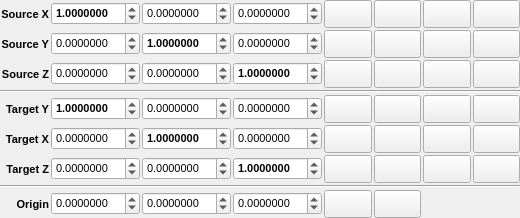
<?xml version="1.0" encoding="UTF-8"?>
<ui version="4.0">
 <class>TransformConvertPopup</class>
 <widget class="QWidget" name="TransformConvertPopup">
  <property name="geometry">
   <rect>
    <x>0</x>
    <y>0</y>
    <width>520</width>
    <height>218</height>
   </rect>
  </property>
  <property name="sizePolicy">
   <sizepolicy hsizetype="Minimum" vsizetype="Minimum">
    <horstretch>0</horstretch>
    <verstretch>0</verstretch>
   </sizepolicy>
  </property>
  <property name="font">
   <font>
    <pointsize>8</pointsize>
   </font>
  </property>
  <property name="windowTitle">
   <string>Transform Convert Popup</string>
  </property>
  <layout class="QGridLayout" name="gridLayout">
   <property name="margin">
    <number>0</number>
   </property>
   <property name="spacing">
    <number>2</number>
   </property>
   <item row="2" column="4">
    <widget class="QPushButton" name="SourcePickYButton">
     <property name="sizePolicy">
      <sizepolicy hsizetype="MinimumExpanding" vsizetype="Expanding">
       <horstretch>0</horstretch>
       <verstretch>0</verstretch>
      </sizepolicy>
     </property>
     <property name="minimumSize">
      <size>
       <width>0</width>
       <height>0</height>
      </size>
     </property>
     <property name="maximumSize">
      <size>
       <width>300</width>
       <height>300</height>
      </size>
     </property>
     <property name="toolTip">
      <string>Choose two atoms to define the Y axis</string>
     </property>
     <property name="text">
      <string/>
     </property>
     <property name="icon">
      <iconset resource="icons.qrc">
       <normaloff>:/basic/icons/basic_pick.svg</normaloff>:/basic/icons/basic_pick.svg</iconset>
     </property>
     <property name="iconSize">
      <size>
       <width>16</width>
       <height>16</height>
      </size>
     </property>
     <property name="checkable">
      <bool>true</bool>
     </property>
     <property name="autoExclusive">
      <bool>true</bool>
     </property>
    </widget>
   </item>
   <item row="9" column="0" colspan="8">
    <widget class="Line" name="line_2">
     <property name="orientation">
      <enum>Qt::Horizontal</enum>
     </property>
    </widget>
   </item>
   <item row="10" column="1">
    <widget class="TExponentialSpin" name="OriginXSpin">
     <property name="sizePolicy">
      <sizepolicy hsizetype="Expanding" vsizetype="Fixed">
       <horstretch>0</horstretch>
       <verstretch>0</verstretch>
      </sizepolicy>
     </property>
     <property name="toolTip">
      <string>X-component of the Z-axis</string>
     </property>
     <property name="decimals">
      <number>7</number>
     </property>
     <property name="minimum">
      <double>-10.000000000000000</double>
     </property>
     <property name="maximum">
      <double>10.000000000000000</double>
     </property>
    </widget>
   </item>
   <item row="0" column="6">
    <widget class="QPushButton" name="OrthogonaliseXButton">
     <property name="sizePolicy">
      <sizepolicy hsizetype="MinimumExpanding" vsizetype="Expanding">
       <horstretch>0</horstretch>
       <verstretch>0</verstretch>
      </sizepolicy>
     </property>
     <property name="minimumSize">
      <size>
       <width>0</width>
       <height>0</height>
      </size>
     </property>
     <property name="maximumSize">
      <size>
       <width>300</width>
       <height>300</height>
      </size>
     </property>
     <property name="toolTip">
      <string>Orthogonalise vector w.r.t. Y-axis</string>
     </property>
     <property name="text">
      <string/>
     </property>
     <property name="icon">
      <iconset resource="icons.qrc">
       <normaloff>:/vector/icons/vector_orthogonalise.svg</normaloff>:/vector/icons/vector_orthogonalise.svg</iconset>
     </property>
     <property name="iconSize">
      <size>
       <width>16</width>
       <height>16</height>
      </size>
     </property>
    </widget>
   </item>
   <item row="2" column="2">
    <widget class="TExponentialSpin" name="SourceMatrixYYSpin">
     <property name="sizePolicy">
      <sizepolicy hsizetype="Expanding" vsizetype="Fixed">
       <horstretch>0</horstretch>
       <verstretch>0</verstretch>
      </sizepolicy>
     </property>
     <property name="font">
      <font>
       <weight>75</weight>
       <bold>true</bold>
      </font>
     </property>
     <property name="toolTip">
      <string>Y-component of the Y-axis</string>
     </property>
     <property name="decimals">
      <number>7</number>
     </property>
     <property name="minimum">
      <double>-10.000000000000000</double>
     </property>
     <property name="maximum">
      <double>10.000000000000000</double>
     </property>
     <property name="value">
      <double>1.000000000000000</double>
     </property>
    </widget>
   </item>
   <item row="0" column="7">
    <widget class="QPushButton" name="SourceGenerateXButton">
     <property name="sizePolicy">
      <sizepolicy hsizetype="MinimumExpanding" vsizetype="Expanding">
       <horstretch>0</horstretch>
       <verstretch>0</verstretch>
      </sizepolicy>
     </property>
     <property name="minimumSize">
      <size>
       <width>0</width>
       <height>0</height>
      </size>
     </property>
     <property name="maximumSize">
      <size>
       <width>300</width>
       <height>300</height>
      </size>
     </property>
     <property name="toolTip">
      <string>Generate axis from cross product of other axes</string>
     </property>
     <property name="text">
      <string/>
     </property>
     <property name="icon">
      <iconset resource="icons.qrc">
       <normaloff>:/vector/icons/vector_generatexp.svg</normaloff>:/vector/icons/vector_generatexp.svg</iconset>
     </property>
     <property name="iconSize">
      <size>
       <width>16</width>
       <height>16</height>
      </size>
     </property>
    </widget>
   </item>
   <item row="5" column="0">
    <widget class="QLabel" name="label_7">
     <property name="sizePolicy">
      <sizepolicy hsizetype="Minimum" vsizetype="Preferred">
       <horstretch>0</horstretch>
       <verstretch>0</verstretch>
      </sizepolicy>
     </property>
     <property name="font">
      <font>
       <weight>75</weight>
       <bold>true</bold>
      </font>
     </property>
     <property name="text">
      <string>Target Y</string>
     </property>
     <property name="alignment">
      <set>Qt::AlignRight|Qt::AlignTrailing|Qt::AlignVCenter</set>
     </property>
    </widget>
   </item>
   <item row="4" column="0" colspan="8">
    <widget class="Line" name="line">
     <property name="orientation">
      <enum>Qt::Horizontal</enum>
     </property>
    </widget>
   </item>
   <item row="10" column="5">
    <widget class="QPushButton" name="OriginCellCentreButton">
     <property name="sizePolicy">
      <sizepolicy hsizetype="Minimum" vsizetype="Expanding">
       <horstretch>0</horstretch>
       <verstretch>0</verstretch>
      </sizepolicy>
     </property>
     <property name="minimumSize">
      <size>
       <width>32</width>
       <height>0</height>
      </size>
     </property>
     <property name="maximumSize">
      <size>
       <width>300</width>
       <height>300</height>
      </size>
     </property>
     <property name="toolTip">
      <string>Define origin from cell centre</string>
     </property>
     <property name="text">
      <string/>
     </property>
     <property name="icon">
      <iconset>
       <normaloff>:/stackicons/icons/stack_celldefine.svg</normaloff>:/stackicons/icons/stack_celldefine.svg</iconset>
     </property>
     <property name="iconSize">
      <size>
       <width>16</width>
       <height>16</height>
      </size>
     </property>
    </widget>
   </item>
   <item row="2" column="3">
    <widget class="TExponentialSpin" name="SourceMatrixYZSpin">
     <property name="sizePolicy">
      <sizepolicy hsizetype="Expanding" vsizetype="Fixed">
       <horstretch>0</horstretch>
       <verstretch>0</verstretch>
      </sizepolicy>
     </property>
     <property name="toolTip">
      <string>Z-component of the Y-axis</string>
     </property>
     <property name="decimals">
      <number>7</number>
     </property>
     <property name="minimum">
      <double>-10.000000000000000</double>
     </property>
     <property name="maximum">
      <double>10.000000000000000</double>
     </property>
    </widget>
   </item>
   <item row="3" column="0">
    <widget class="QLabel" name="label_3">
     <property name="sizePolicy">
      <sizepolicy hsizetype="Minimum" vsizetype="Preferred">
       <horstretch>0</horstretch>
       <verstretch>0</verstretch>
      </sizepolicy>
     </property>
     <property name="font">
      <font>
       <weight>75</weight>
       <bold>true</bold>
      </font>
     </property>
     <property name="text">
      <string>Source Z</string>
     </property>
     <property name="alignment">
      <set>Qt::AlignRight|Qt::AlignTrailing|Qt::AlignVCenter</set>
     </property>
    </widget>
   </item>
   <item row="10" column="2">
    <widget class="TExponentialSpin" name="OriginYSpin">
     <property name="sizePolicy">
      <sizepolicy hsizetype="Expanding" vsizetype="Fixed">
       <horstretch>0</horstretch>
       <verstretch>0</verstretch>
      </sizepolicy>
     </property>
     <property name="toolTip">
      <string>X-component of the Z-axis</string>
     </property>
     <property name="decimals">
      <number>7</number>
     </property>
     <property name="minimum">
      <double>-10.000000000000000</double>
     </property>
     <property name="maximum">
      <double>10.000000000000000</double>
     </property>
    </widget>
   </item>
   <item row="10" column="4">
    <widget class="QPushButton" name="DefineOriginButton">
     <property name="sizePolicy">
      <sizepolicy hsizetype="Minimum" vsizetype="Expanding">
       <horstretch>0</horstretch>
       <verstretch>0</verstretch>
      </sizepolicy>
     </property>
     <property name="minimumSize">
      <size>
       <width>0</width>
       <height>0</height>
      </size>
     </property>
     <property name="maximumSize">
      <size>
       <width>300</width>
       <height>300</height>
      </size>
     </property>
     <property name="toolTip">
      <string>Define origin from current selection</string>
     </property>
     <property name="text">
      <string/>
     </property>
     <property name="icon">
      <iconset resource="icons.qrc">
       <normaloff>:/basic/icons/basic_define.svg</normaloff>:/basic/icons/basic_define.svg</iconset>
     </property>
     <property name="iconSize">
      <size>
       <width>16</width>
       <height>16</height>
      </size>
     </property>
    </widget>
   </item>
   <item row="3" column="1">
    <widget class="TExponentialSpin" name="SourceMatrixZXSpin">
     <property name="sizePolicy">
      <sizepolicy hsizetype="Expanding" vsizetype="Fixed">
       <horstretch>0</horstretch>
       <verstretch>0</verstretch>
      </sizepolicy>
     </property>
     <property name="toolTip">
      <string>X-component of the Z-axis</string>
     </property>
     <property name="decimals">
      <number>7</number>
     </property>
     <property name="minimum">
      <double>-10.000000000000000</double>
     </property>
     <property name="maximum">
      <double>10.000000000000000</double>
     </property>
    </widget>
   </item>
   <item row="2" column="6">
    <widget class="QPushButton" name="OrthogonaliseYButton">
     <property name="sizePolicy">
      <sizepolicy hsizetype="MinimumExpanding" vsizetype="Expanding">
       <horstretch>0</horstretch>
       <verstretch>0</verstretch>
      </sizepolicy>
     </property>
     <property name="minimumSize">
      <size>
       <width>0</width>
       <height>0</height>
      </size>
     </property>
     <property name="maximumSize">
      <size>
       <width>300</width>
       <height>300</height>
      </size>
     </property>
     <property name="toolTip">
      <string>Orthogonalise vector w.r.t. X-axis</string>
     </property>
     <property name="text">
      <string/>
     </property>
     <property name="icon">
      <iconset resource="icons.qrc">
       <normaloff>:/vector/icons/vector_orthogonalise.svg</normaloff>:/vector/icons/vector_orthogonalise.svg</iconset>
     </property>
     <property name="iconSize">
      <size>
       <width>16</width>
       <height>16</height>
      </size>
     </property>
    </widget>
   </item>
   <item row="0" column="0">
    <widget class="QLabel" name="label">
     <property name="sizePolicy">
      <sizepolicy hsizetype="Minimum" vsizetype="Preferred">
       <horstretch>0</horstretch>
       <verstretch>0</verstretch>
      </sizepolicy>
     </property>
     <property name="font">
      <font>
       <weight>75</weight>
       <bold>true</bold>
      </font>
     </property>
     <property name="text">
      <string>Source X</string>
     </property>
     <property name="alignment">
      <set>Qt::AlignRight|Qt::AlignTrailing|Qt::AlignVCenter</set>
     </property>
    </widget>
   </item>
   <item row="0" column="4">
    <widget class="QPushButton" name="SourcePickXButton">
     <property name="sizePolicy">
      <sizepolicy hsizetype="MinimumExpanding" vsizetype="Expanding">
       <horstretch>0</horstretch>
       <verstretch>0</verstretch>
      </sizepolicy>
     </property>
     <property name="minimumSize">
      <size>
       <width>0</width>
       <height>0</height>
      </size>
     </property>
     <property name="maximumSize">
      <size>
       <width>300</width>
       <height>300</height>
      </size>
     </property>
     <property name="toolTip">
      <string>Choose two atoms to define the X axis</string>
     </property>
     <property name="text">
      <string/>
     </property>
     <property name="icon">
      <iconset resource="icons.qrc">
       <normaloff>:/basic/icons/basic_pick.svg</normaloff>:/basic/icons/basic_pick.svg</iconset>
     </property>
     <property name="iconSize">
      <size>
       <width>16</width>
       <height>16</height>
      </size>
     </property>
     <property name="checkable">
      <bool>true</bool>
     </property>
     <property name="autoExclusive">
      <bool>true</bool>
     </property>
    </widget>
   </item>
   <item row="3" column="4">
    <widget class="QPushButton" name="SourcePickZButton">
     <property name="enabled">
      <bool>true</bool>
     </property>
     <property name="sizePolicy">
      <sizepolicy hsizetype="MinimumExpanding" vsizetype="Expanding">
       <horstretch>0</horstretch>
       <verstretch>0</verstretch>
      </sizepolicy>
     </property>
     <property name="minimumSize">
      <size>
       <width>0</width>
       <height>0</height>
      </size>
     </property>
     <property name="maximumSize">
      <size>
       <width>300</width>
       <height>300</height>
      </size>
     </property>
     <property name="toolTip">
      <string>Choose two atoms to define the Z axis</string>
     </property>
     <property name="text">
      <string/>
     </property>
     <property name="icon">
      <iconset resource="icons.qrc">
       <normaloff>:/basic/icons/basic_pick.svg</normaloff>:/basic/icons/basic_pick.svg</iconset>
     </property>
     <property name="iconSize">
      <size>
       <width>16</width>
       <height>16</height>
      </size>
     </property>
     <property name="checkable">
      <bool>true</bool>
     </property>
     <property name="autoExclusive">
      <bool>true</bool>
     </property>
    </widget>
   </item>
   <item row="0" column="1">
    <widget class="TExponentialSpin" name="SourceMatrixXXSpin">
     <property name="sizePolicy">
      <sizepolicy hsizetype="Expanding" vsizetype="Fixed">
       <horstretch>0</horstretch>
       <verstretch>0</verstretch>
      </sizepolicy>
     </property>
     <property name="font">
      <font>
       <weight>75</weight>
       <bold>true</bold>
      </font>
     </property>
     <property name="toolTip">
      <string>X-component of the X-axis</string>
     </property>
     <property name="decimals">
      <number>7</number>
     </property>
     <property name="minimum">
      <double>-10.000000000000000</double>
     </property>
     <property name="maximum">
      <double>10.000000000000000</double>
     </property>
     <property name="value">
      <double>1.000000000000000</double>
     </property>
    </widget>
   </item>
   <item row="2" column="7">
    <widget class="QPushButton" name="SourceGenerateYButton">
     <property name="sizePolicy">
      <sizepolicy hsizetype="MinimumExpanding" vsizetype="Expanding">
       <horstretch>0</horstretch>
       <verstretch>0</verstretch>
      </sizepolicy>
     </property>
     <property name="minimumSize">
      <size>
       <width>0</width>
       <height>0</height>
      </size>
     </property>
     <property name="maximumSize">
      <size>
       <width>300</width>
       <height>300</height>
      </size>
     </property>
     <property name="toolTip">
      <string>Generate axis from cross product of other axes</string>
     </property>
     <property name="text">
      <string/>
     </property>
     <property name="icon">
      <iconset resource="icons.qrc">
       <normaloff>:/vector/icons/vector_generatexp.svg</normaloff>:/vector/icons/vector_generatexp.svg</iconset>
     </property>
     <property name="iconSize">
      <size>
       <width>16</width>
       <height>16</height>
      </size>
     </property>
    </widget>
   </item>
   <item row="0" column="5">
    <widget class="QPushButton" name="SourceNormaliseXButton">
     <property name="sizePolicy">
      <sizepolicy hsizetype="MinimumExpanding" vsizetype="Expanding">
       <horstretch>0</horstretch>
       <verstretch>0</verstretch>
      </sizepolicy>
     </property>
     <property name="minimumSize">
      <size>
       <width>0</width>
       <height>0</height>
      </size>
     </property>
     <property name="maximumSize">
      <size>
       <width>300</width>
       <height>300</height>
      </size>
     </property>
     <property name="toolTip">
      <string>Normalise vector</string>
     </property>
     <property name="text">
      <string/>
     </property>
     <property name="icon">
      <iconset resource="icons.qrc">
       <normaloff>:/vector/icons/vector_normalise.svg</normaloff>:/vector/icons/vector_normalise.svg</iconset>
     </property>
     <property name="iconSize">
      <size>
       <width>16</width>
       <height>16</height>
      </size>
     </property>
    </widget>
   </item>
   <item row="3" column="3">
    <widget class="TExponentialSpin" name="SourceMatrixZZSpin">
     <property name="sizePolicy">
      <sizepolicy hsizetype="Expanding" vsizetype="Fixed">
       <horstretch>0</horstretch>
       <verstretch>0</verstretch>
      </sizepolicy>
     </property>
     <property name="font">
      <font>
       <weight>75</weight>
       <bold>true</bold>
      </font>
     </property>
     <property name="toolTip">
      <string>Z-component of the Z-axis</string>
     </property>
     <property name="decimals">
      <number>7</number>
     </property>
     <property name="minimum">
      <double>-10.000000000000000</double>
     </property>
     <property name="maximum">
      <double>10.000000000000000</double>
     </property>
     <property name="value">
      <double>1.000000000000000</double>
     </property>
    </widget>
   </item>
   <item row="6" column="0">
    <widget class="QLabel" name="label_6">
     <property name="sizePolicy">
      <sizepolicy hsizetype="Minimum" vsizetype="Preferred">
       <horstretch>0</horstretch>
       <verstretch>0</verstretch>
      </sizepolicy>
     </property>
     <property name="font">
      <font>
       <weight>75</weight>
       <bold>true</bold>
      </font>
     </property>
     <property name="text">
      <string>Target X</string>
     </property>
     <property name="alignment">
      <set>Qt::AlignRight|Qt::AlignTrailing|Qt::AlignVCenter</set>
     </property>
    </widget>
   </item>
   <item row="2" column="5">
    <widget class="QPushButton" name="SourceNormaliseYButton">
     <property name="sizePolicy">
      <sizepolicy hsizetype="MinimumExpanding" vsizetype="Expanding">
       <horstretch>0</horstretch>
       <verstretch>0</verstretch>
      </sizepolicy>
     </property>
     <property name="minimumSize">
      <size>
       <width>0</width>
       <height>0</height>
      </size>
     </property>
     <property name="maximumSize">
      <size>
       <width>300</width>
       <height>300</height>
      </size>
     </property>
     <property name="toolTip">
      <string>Normalise vector</string>
     </property>
     <property name="text">
      <string/>
     </property>
     <property name="icon">
      <iconset resource="icons.qrc">
       <normaloff>:/vector/icons/vector_normalise.svg</normaloff>:/vector/icons/vector_normalise.svg</iconset>
     </property>
     <property name="iconSize">
      <size>
       <width>16</width>
       <height>16</height>
      </size>
     </property>
    </widget>
   </item>
   <item row="3" column="6">
    <widget class="QPushButton" name="OrthogonaliseZButton">
     <property name="sizePolicy">
      <sizepolicy hsizetype="MinimumExpanding" vsizetype="Expanding">
       <horstretch>0</horstretch>
       <verstretch>0</verstretch>
      </sizepolicy>
     </property>
     <property name="minimumSize">
      <size>
       <width>0</width>
       <height>0</height>
      </size>
     </property>
     <property name="maximumSize">
      <size>
       <width>300</width>
       <height>300</height>
      </size>
     </property>
     <property name="toolTip">
      <string>Orthogonalise vector w.r.t. X-axis</string>
     </property>
     <property name="text">
      <string/>
     </property>
     <property name="icon">
      <iconset resource="icons.qrc">
       <normaloff>:/vector/icons/vector_orthogonalise.svg</normaloff>:/vector/icons/vector_orthogonalise.svg</iconset>
     </property>
     <property name="iconSize">
      <size>
       <width>16</width>
       <height>16</height>
      </size>
     </property>
    </widget>
   </item>
   <item row="2" column="0">
    <widget class="QLabel" name="label_2">
     <property name="sizePolicy">
      <sizepolicy hsizetype="Minimum" vsizetype="Preferred">
       <horstretch>0</horstretch>
       <verstretch>0</verstretch>
      </sizepolicy>
     </property>
     <property name="font">
      <font>
       <weight>75</weight>
       <bold>true</bold>
      </font>
     </property>
     <property name="text">
      <string>Source Y</string>
     </property>
     <property name="alignment">
      <set>Qt::AlignRight|Qt::AlignTrailing|Qt::AlignVCenter</set>
     </property>
    </widget>
   </item>
   <item row="3" column="5">
    <widget class="QPushButton" name="SourceNormaliseZButton">
     <property name="sizePolicy">
      <sizepolicy hsizetype="MinimumExpanding" vsizetype="Expanding">
       <horstretch>0</horstretch>
       <verstretch>0</verstretch>
      </sizepolicy>
     </property>
     <property name="minimumSize">
      <size>
       <width>0</width>
       <height>0</height>
      </size>
     </property>
     <property name="maximumSize">
      <size>
       <width>300</width>
       <height>300</height>
      </size>
     </property>
     <property name="toolTip">
      <string>Normalise vector</string>
     </property>
     <property name="text">
      <string/>
     </property>
     <property name="icon">
      <iconset resource="icons.qrc">
       <normaloff>:/vector/icons/vector_normalise.svg</normaloff>:/vector/icons/vector_normalise.svg</iconset>
     </property>
     <property name="iconSize">
      <size>
       <width>16</width>
       <height>16</height>
      </size>
     </property>
    </widget>
   </item>
   <item row="0" column="2">
    <widget class="TExponentialSpin" name="SourceMatrixXYSpin">
     <property name="sizePolicy">
      <sizepolicy hsizetype="Expanding" vsizetype="Fixed">
       <horstretch>0</horstretch>
       <verstretch>0</verstretch>
      </sizepolicy>
     </property>
     <property name="toolTip">
      <string>Y-component of the X-axis</string>
     </property>
     <property name="decimals">
      <number>7</number>
     </property>
     <property name="minimum">
      <double>-10.000000000000000</double>
     </property>
     <property name="maximum">
      <double>10.000000000000000</double>
     </property>
    </widget>
   </item>
   <item row="0" column="3">
    <widget class="TExponentialSpin" name="SourceMatrixXZSpin">
     <property name="sizePolicy">
      <sizepolicy hsizetype="Expanding" vsizetype="Fixed">
       <horstretch>0</horstretch>
       <verstretch>0</verstretch>
      </sizepolicy>
     </property>
     <property name="toolTip">
      <string>Z-component of the X-axis</string>
     </property>
     <property name="decimals">
      <number>7</number>
     </property>
     <property name="minimum">
      <double>-10.000000000000000</double>
     </property>
     <property name="maximum">
      <double>10.000000000000000</double>
     </property>
    </widget>
   </item>
   <item row="3" column="7">
    <widget class="QPushButton" name="SourceGenerateZButton">
     <property name="sizePolicy">
      <sizepolicy hsizetype="MinimumExpanding" vsizetype="Expanding">
       <horstretch>0</horstretch>
       <verstretch>0</verstretch>
      </sizepolicy>
     </property>
     <property name="minimumSize">
      <size>
       <width>0</width>
       <height>0</height>
      </size>
     </property>
     <property name="maximumSize">
      <size>
       <width>300</width>
       <height>300</height>
      </size>
     </property>
     <property name="toolTip">
      <string>Generate axis from cross product of other axes</string>
     </property>
     <property name="text">
      <string/>
     </property>
     <property name="icon">
      <iconset resource="icons.qrc">
       <normaloff>:/vector/icons/vector_generatexp.svg</normaloff>:/vector/icons/vector_generatexp.svg</iconset>
     </property>
     <property name="iconSize">
      <size>
       <width>16</width>
       <height>16</height>
      </size>
     </property>
    </widget>
   </item>
   <item row="10" column="3">
    <widget class="TExponentialSpin" name="OriginZSpin">
     <property name="sizePolicy">
      <sizepolicy hsizetype="Expanding" vsizetype="Fixed">
       <horstretch>0</horstretch>
       <verstretch>0</verstretch>
      </sizepolicy>
     </property>
     <property name="toolTip">
      <string>X-component of the Z-axis</string>
     </property>
     <property name="decimals">
      <number>7</number>
     </property>
     <property name="minimum">
      <double>-10.000000000000000</double>
     </property>
     <property name="maximum">
      <double>10.000000000000000</double>
     </property>
    </widget>
   </item>
   <item row="10" column="0">
    <widget class="QLabel" name="label_4">
     <property name="sizePolicy">
      <sizepolicy hsizetype="Minimum" vsizetype="Preferred">
       <horstretch>0</horstretch>
       <verstretch>0</verstretch>
      </sizepolicy>
     </property>
     <property name="font">
      <font>
       <weight>75</weight>
       <bold>true</bold>
      </font>
     </property>
     <property name="text">
      <string>Origin</string>
     </property>
     <property name="alignment">
      <set>Qt::AlignRight|Qt::AlignTrailing|Qt::AlignVCenter</set>
     </property>
    </widget>
   </item>
   <item row="3" column="2">
    <widget class="TExponentialSpin" name="SourceMatrixZYSpin">
     <property name="sizePolicy">
      <sizepolicy hsizetype="Expanding" vsizetype="Fixed">
       <horstretch>0</horstretch>
       <verstretch>0</verstretch>
      </sizepolicy>
     </property>
     <property name="toolTip">
      <string>Y-component of the Z-axis</string>
     </property>
     <property name="decimals">
      <number>7</number>
     </property>
     <property name="minimum">
      <double>-10.000000000000000</double>
     </property>
     <property name="maximum">
      <double>10.000000000000000</double>
     </property>
    </widget>
   </item>
   <item row="2" column="1">
    <widget class="TExponentialSpin" name="SourceMatrixYXSpin">
     <property name="sizePolicy">
      <sizepolicy hsizetype="Expanding" vsizetype="Fixed">
       <horstretch>0</horstretch>
       <verstretch>0</verstretch>
      </sizepolicy>
     </property>
     <property name="toolTip">
      <string>X-component of the Y-axis</string>
     </property>
     <property name="decimals">
      <number>7</number>
     </property>
     <property name="minimum">
      <double>-10.000000000000000</double>
     </property>
     <property name="maximum">
      <double>10.000000000000000</double>
     </property>
    </widget>
   </item>
   <item row="7" column="0">
    <widget class="QLabel" name="label_5">
     <property name="sizePolicy">
      <sizepolicy hsizetype="Minimum" vsizetype="Preferred">
       <horstretch>0</horstretch>
       <verstretch>0</verstretch>
      </sizepolicy>
     </property>
     <property name="font">
      <font>
       <weight>75</weight>
       <bold>true</bold>
      </font>
     </property>
     <property name="text">
      <string>Target Z</string>
     </property>
     <property name="alignment">
      <set>Qt::AlignRight|Qt::AlignTrailing|Qt::AlignVCenter</set>
     </property>
    </widget>
   </item>
   <item row="5" column="1">
    <widget class="TExponentialSpin" name="TargetMatrixXXSpin">
     <property name="sizePolicy">
      <sizepolicy hsizetype="Expanding" vsizetype="Fixed">
       <horstretch>0</horstretch>
       <verstretch>0</verstretch>
      </sizepolicy>
     </property>
     <property name="font">
      <font>
       <weight>75</weight>
       <bold>true</bold>
      </font>
     </property>
     <property name="toolTip">
      <string>X-component of the X-axis</string>
     </property>
     <property name="decimals">
      <number>7</number>
     </property>
     <property name="minimum">
      <double>-10.000000000000000</double>
     </property>
     <property name="maximum">
      <double>10.000000000000000</double>
     </property>
     <property name="value">
      <double>1.000000000000000</double>
     </property>
    </widget>
   </item>
   <item row="6" column="1">
    <widget class="TExponentialSpin" name="TargetMatrixYXSpin">
     <property name="sizePolicy">
      <sizepolicy hsizetype="Expanding" vsizetype="Fixed">
       <horstretch>0</horstretch>
       <verstretch>0</verstretch>
      </sizepolicy>
     </property>
     <property name="toolTip">
      <string>X-component of the Y-axis</string>
     </property>
     <property name="decimals">
      <number>7</number>
     </property>
     <property name="minimum">
      <double>-10.000000000000000</double>
     </property>
     <property name="maximum">
      <double>10.000000000000000</double>
     </property>
    </widget>
   </item>
   <item row="7" column="1">
    <widget class="TExponentialSpin" name="TargetMatrixZXSpin">
     <property name="sizePolicy">
      <sizepolicy hsizetype="Expanding" vsizetype="Fixed">
       <horstretch>0</horstretch>
       <verstretch>0</verstretch>
      </sizepolicy>
     </property>
     <property name="toolTip">
      <string>X-component of the Z-axis</string>
     </property>
     <property name="decimals">
      <number>7</number>
     </property>
     <property name="minimum">
      <double>-10.000000000000000</double>
     </property>
     <property name="maximum">
      <double>10.000000000000000</double>
     </property>
    </widget>
   </item>
   <item row="5" column="2">
    <widget class="TExponentialSpin" name="TargetMatrixXYSpin">
     <property name="sizePolicy">
      <sizepolicy hsizetype="Expanding" vsizetype="Fixed">
       <horstretch>0</horstretch>
       <verstretch>0</verstretch>
      </sizepolicy>
     </property>
     <property name="toolTip">
      <string>Y-component of the X-axis</string>
     </property>
     <property name="decimals">
      <number>7</number>
     </property>
     <property name="minimum">
      <double>-10.000000000000000</double>
     </property>
     <property name="maximum">
      <double>10.000000000000000</double>
     </property>
    </widget>
   </item>
   <item row="6" column="2">
    <widget class="TExponentialSpin" name="TargetMatrixYYSpin">
     <property name="sizePolicy">
      <sizepolicy hsizetype="Expanding" vsizetype="Fixed">
       <horstretch>0</horstretch>
       <verstretch>0</verstretch>
      </sizepolicy>
     </property>
     <property name="font">
      <font>
       <weight>75</weight>
       <bold>true</bold>
      </font>
     </property>
     <property name="toolTip">
      <string>Y-component of the Y-axis</string>
     </property>
     <property name="decimals">
      <number>7</number>
     </property>
     <property name="minimum">
      <double>-10.000000000000000</double>
     </property>
     <property name="maximum">
      <double>10.000000000000000</double>
     </property>
     <property name="value">
      <double>1.000000000000000</double>
     </property>
    </widget>
   </item>
   <item row="7" column="2">
    <widget class="TExponentialSpin" name="TargetMatrixZYSpin">
     <property name="sizePolicy">
      <sizepolicy hsizetype="Expanding" vsizetype="Fixed">
       <horstretch>0</horstretch>
       <verstretch>0</verstretch>
      </sizepolicy>
     </property>
     <property name="toolTip">
      <string>Y-component of the Z-axis</string>
     </property>
     <property name="decimals">
      <number>7</number>
     </property>
     <property name="minimum">
      <double>-10.000000000000000</double>
     </property>
     <property name="maximum">
      <double>10.000000000000000</double>
     </property>
    </widget>
   </item>
   <item row="5" column="3">
    <widget class="TExponentialSpin" name="TargetMatrixXZSpin">
     <property name="sizePolicy">
      <sizepolicy hsizetype="Expanding" vsizetype="Fixed">
       <horstretch>0</horstretch>
       <verstretch>0</verstretch>
      </sizepolicy>
     </property>
     <property name="toolTip">
      <string>Z-component of the X-axis</string>
     </property>
     <property name="decimals">
      <number>7</number>
     </property>
     <property name="minimum">
      <double>-10.000000000000000</double>
     </property>
     <property name="maximum">
      <double>10.000000000000000</double>
     </property>
    </widget>
   </item>
   <item row="6" column="3">
    <widget class="TExponentialSpin" name="TargetMatrixYZSpin">
     <property name="sizePolicy">
      <sizepolicy hsizetype="Expanding" vsizetype="Fixed">
       <horstretch>0</horstretch>
       <verstretch>0</verstretch>
      </sizepolicy>
     </property>
     <property name="toolTip">
      <string>Z-component of the Y-axis</string>
     </property>
     <property name="decimals">
      <number>7</number>
     </property>
     <property name="minimum">
      <double>-10.000000000000000</double>
     </property>
     <property name="maximum">
      <double>10.000000000000000</double>
     </property>
    </widget>
   </item>
   <item row="7" column="3">
    <widget class="TExponentialSpin" name="TargetMatrixZZSpin">
     <property name="sizePolicy">
      <sizepolicy hsizetype="Expanding" vsizetype="Fixed">
       <horstretch>0</horstretch>
       <verstretch>0</verstretch>
      </sizepolicy>
     </property>
     <property name="font">
      <font>
       <weight>75</weight>
       <bold>true</bold>
      </font>
     </property>
     <property name="toolTip">
      <string>Z-component of the Z-axis</string>
     </property>
     <property name="decimals">
      <number>7</number>
     </property>
     <property name="minimum">
      <double>-10.000000000000000</double>
     </property>
     <property name="maximum">
      <double>10.000000000000000</double>
     </property>
     <property name="value">
      <double>1.000000000000000</double>
     </property>
    </widget>
   </item>
   <item row="5" column="4">
    <widget class="QPushButton" name="TargetPickXButton">
     <property name="sizePolicy">
      <sizepolicy hsizetype="MinimumExpanding" vsizetype="Expanding">
       <horstretch>0</horstretch>
       <verstretch>0</verstretch>
      </sizepolicy>
     </property>
     <property name="minimumSize">
      <size>
       <width>0</width>
       <height>0</height>
      </size>
     </property>
     <property name="maximumSize">
      <size>
       <width>300</width>
       <height>300</height>
      </size>
     </property>
     <property name="toolTip">
      <string>Choose two atoms to define the X axis</string>
     </property>
     <property name="text">
      <string/>
     </property>
     <property name="icon">
      <iconset resource="icons.qrc">
       <normaloff>:/basic/icons/basic_pick.svg</normaloff>:/basic/icons/basic_pick.svg</iconset>
     </property>
     <property name="iconSize">
      <size>
       <width>16</width>
       <height>16</height>
      </size>
     </property>
     <property name="checkable">
      <bool>true</bool>
     </property>
     <property name="autoExclusive">
      <bool>true</bool>
     </property>
    </widget>
   </item>
   <item row="6" column="4">
    <widget class="QPushButton" name="TargetPickYButton">
     <property name="sizePolicy">
      <sizepolicy hsizetype="MinimumExpanding" vsizetype="Expanding">
       <horstretch>0</horstretch>
       <verstretch>0</verstretch>
      </sizepolicy>
     </property>
     <property name="minimumSize">
      <size>
       <width>0</width>
       <height>0</height>
      </size>
     </property>
     <property name="maximumSize">
      <size>
       <width>300</width>
       <height>300</height>
      </size>
     </property>
     <property name="toolTip">
      <string>Choose two atoms to define the Y axis</string>
     </property>
     <property name="text">
      <string/>
     </property>
     <property name="icon">
      <iconset resource="icons.qrc">
       <normaloff>:/basic/icons/basic_pick.svg</normaloff>:/basic/icons/basic_pick.svg</iconset>
     </property>
     <property name="iconSize">
      <size>
       <width>16</width>
       <height>16</height>
      </size>
     </property>
     <property name="checkable">
      <bool>true</bool>
     </property>
     <property name="autoExclusive">
      <bool>true</bool>
     </property>
    </widget>
   </item>
   <item row="7" column="4">
    <widget class="QPushButton" name="TargetPickZButton">
     <property name="enabled">
      <bool>true</bool>
     </property>
     <property name="sizePolicy">
      <sizepolicy hsizetype="MinimumExpanding" vsizetype="Expanding">
       <horstretch>0</horstretch>
       <verstretch>0</verstretch>
      </sizepolicy>
     </property>
     <property name="minimumSize">
      <size>
       <width>0</width>
       <height>0</height>
      </size>
     </property>
     <property name="maximumSize">
      <size>
       <width>300</width>
       <height>300</height>
      </size>
     </property>
     <property name="toolTip">
      <string>Choose two atoms to define the Z axis</string>
     </property>
     <property name="text">
      <string/>
     </property>
     <property name="icon">
      <iconset resource="icons.qrc">
       <normaloff>:/basic/icons/basic_pick.svg</normaloff>:/basic/icons/basic_pick.svg</iconset>
     </property>
     <property name="iconSize">
      <size>
       <width>16</width>
       <height>16</height>
      </size>
     </property>
     <property name="checkable">
      <bool>true</bool>
     </property>
     <property name="autoExclusive">
      <bool>true</bool>
     </property>
    </widget>
   </item>
   <item row="5" column="5">
    <widget class="QPushButton" name="TargetNormaliseXButton">
     <property name="sizePolicy">
      <sizepolicy hsizetype="MinimumExpanding" vsizetype="Expanding">
       <horstretch>0</horstretch>
       <verstretch>0</verstretch>
      </sizepolicy>
     </property>
     <property name="minimumSize">
      <size>
       <width>0</width>
       <height>0</height>
      </size>
     </property>
     <property name="maximumSize">
      <size>
       <width>300</width>
       <height>300</height>
      </size>
     </property>
     <property name="toolTip">
      <string>Normalise vector</string>
     </property>
     <property name="text">
      <string/>
     </property>
     <property name="icon">
      <iconset resource="icons.qrc">
       <normaloff>:/vector/icons/vector_normalise.svg</normaloff>:/vector/icons/vector_normalise.svg</iconset>
     </property>
     <property name="iconSize">
      <size>
       <width>16</width>
       <height>16</height>
      </size>
     </property>
    </widget>
   </item>
   <item row="6" column="5">
    <widget class="QPushButton" name="TargetNormaliseYButton">
     <property name="sizePolicy">
      <sizepolicy hsizetype="MinimumExpanding" vsizetype="Expanding">
       <horstretch>0</horstretch>
       <verstretch>0</verstretch>
      </sizepolicy>
     </property>
     <property name="minimumSize">
      <size>
       <width>0</width>
       <height>0</height>
      </size>
     </property>
     <property name="maximumSize">
      <size>
       <width>300</width>
       <height>300</height>
      </size>
     </property>
     <property name="toolTip">
      <string>Normalise vector</string>
     </property>
     <property name="text">
      <string/>
     </property>
     <property name="icon">
      <iconset resource="icons.qrc">
       <normaloff>:/vector/icons/vector_normalise.svg</normaloff>:/vector/icons/vector_normalise.svg</iconset>
     </property>
     <property name="iconSize">
      <size>
       <width>16</width>
       <height>16</height>
      </size>
     </property>
    </widget>
   </item>
   <item row="7" column="5">
    <widget class="QPushButton" name="TargetNormaliseZButton">
     <property name="sizePolicy">
      <sizepolicy hsizetype="MinimumExpanding" vsizetype="Expanding">
       <horstretch>0</horstretch>
       <verstretch>0</verstretch>
      </sizepolicy>
     </property>
     <property name="minimumSize">
      <size>
       <width>0</width>
       <height>0</height>
      </size>
     </property>
     <property name="maximumSize">
      <size>
       <width>300</width>
       <height>300</height>
      </size>
     </property>
     <property name="toolTip">
      <string>Normalise vector</string>
     </property>
     <property name="text">
      <string/>
     </property>
     <property name="icon">
      <iconset resource="icons.qrc">
       <normaloff>:/vector/icons/vector_normalise.svg</normaloff>:/vector/icons/vector_normalise.svg</iconset>
     </property>
     <property name="iconSize">
      <size>
       <width>16</width>
       <height>16</height>
      </size>
     </property>
    </widget>
   </item>
   <item row="5" column="6">
    <widget class="QPushButton" name="TargetOrthogonaliseXButton">
     <property name="sizePolicy">
      <sizepolicy hsizetype="MinimumExpanding" vsizetype="Expanding">
       <horstretch>0</horstretch>
       <verstretch>0</verstretch>
      </sizepolicy>
     </property>
     <property name="minimumSize">
      <size>
       <width>0</width>
       <height>0</height>
      </size>
     </property>
     <property name="maximumSize">
      <size>
       <width>300</width>
       <height>300</height>
      </size>
     </property>
     <property name="toolTip">
      <string>Orthogonalise vector w.r.t. Y-axis</string>
     </property>
     <property name="text">
      <string/>
     </property>
     <property name="icon">
      <iconset resource="icons.qrc">
       <normaloff>:/vector/icons/vector_orthogonalise.svg</normaloff>:/vector/icons/vector_orthogonalise.svg</iconset>
     </property>
     <property name="iconSize">
      <size>
       <width>16</width>
       <height>16</height>
      </size>
     </property>
    </widget>
   </item>
   <item row="6" column="6">
    <widget class="QPushButton" name="TargetOrthogonaliseYButton">
     <property name="sizePolicy">
      <sizepolicy hsizetype="MinimumExpanding" vsizetype="Expanding">
       <horstretch>0</horstretch>
       <verstretch>0</verstretch>
      </sizepolicy>
     </property>
     <property name="minimumSize">
      <size>
       <width>0</width>
       <height>0</height>
      </size>
     </property>
     <property name="maximumSize">
      <size>
       <width>300</width>
       <height>300</height>
      </size>
     </property>
     <property name="toolTip">
      <string>Orthogonalise vector w.r.t. X-axis</string>
     </property>
     <property name="text">
      <string/>
     </property>
     <property name="icon">
      <iconset resource="icons.qrc">
       <normaloff>:/vector/icons/vector_orthogonalise.svg</normaloff>:/vector/icons/vector_orthogonalise.svg</iconset>
     </property>
     <property name="iconSize">
      <size>
       <width>16</width>
       <height>16</height>
      </size>
     </property>
    </widget>
   </item>
   <item row="7" column="6">
    <widget class="QPushButton" name="TargetOrthogonaliseZButton">
     <property name="sizePolicy">
      <sizepolicy hsizetype="MinimumExpanding" vsizetype="Expanding">
       <horstretch>0</horstretch>
       <verstretch>0</verstretch>
      </sizepolicy>
     </property>
     <property name="minimumSize">
      <size>
       <width>0</width>
       <height>0</height>
      </size>
     </property>
     <property name="maximumSize">
      <size>
       <width>300</width>
       <height>300</height>
      </size>
     </property>
     <property name="toolTip">
      <string>Orthogonalise vector w.r.t. X-axis</string>
     </property>
     <property name="text">
      <string/>
     </property>
     <property name="icon">
      <iconset resource="icons.qrc">
       <normaloff>:/vector/icons/vector_orthogonalise.svg</normaloff>:/vector/icons/vector_orthogonalise.svg</iconset>
     </property>
     <property name="iconSize">
      <size>
       <width>16</width>
       <height>16</height>
      </size>
     </property>
    </widget>
   </item>
   <item row="5" column="7">
    <widget class="QPushButton" name="TargetGenerateXButton">
     <property name="sizePolicy">
      <sizepolicy hsizetype="MinimumExpanding" vsizetype="Expanding">
       <horstretch>0</horstretch>
       <verstretch>0</verstretch>
      </sizepolicy>
     </property>
     <property name="minimumSize">
      <size>
       <width>0</width>
       <height>0</height>
      </size>
     </property>
     <property name="maximumSize">
      <size>
       <width>300</width>
       <height>300</height>
      </size>
     </property>
     <property name="toolTip">
      <string>Generate axis from cross product of other axes</string>
     </property>
     <property name="text">
      <string/>
     </property>
     <property name="icon">
      <iconset resource="icons.qrc">
       <normaloff>:/vector/icons/vector_generatexp.svg</normaloff>:/vector/icons/vector_generatexp.svg</iconset>
     </property>
     <property name="iconSize">
      <size>
       <width>16</width>
       <height>16</height>
      </size>
     </property>
    </widget>
   </item>
   <item row="6" column="7">
    <widget class="QPushButton" name="TargetGenerateYButton">
     <property name="sizePolicy">
      <sizepolicy hsizetype="MinimumExpanding" vsizetype="Expanding">
       <horstretch>0</horstretch>
       <verstretch>0</verstretch>
      </sizepolicy>
     </property>
     <property name="minimumSize">
      <size>
       <width>0</width>
       <height>0</height>
      </size>
     </property>
     <property name="maximumSize">
      <size>
       <width>300</width>
       <height>300</height>
      </size>
     </property>
     <property name="toolTip">
      <string>Generate axis from cross product of other axes</string>
     </property>
     <property name="text">
      <string/>
     </property>
     <property name="icon">
      <iconset resource="icons.qrc">
       <normaloff>:/vector/icons/vector_generatexp.svg</normaloff>:/vector/icons/vector_generatexp.svg</iconset>
     </property>
     <property name="iconSize">
      <size>
       <width>16</width>
       <height>16</height>
      </size>
     </property>
    </widget>
   </item>
   <item row="7" column="7">
    <widget class="QPushButton" name="TargetGenerateZButton">
     <property name="sizePolicy">
      <sizepolicy hsizetype="MinimumExpanding" vsizetype="Expanding">
       <horstretch>0</horstretch>
       <verstretch>0</verstretch>
      </sizepolicy>
     </property>
     <property name="minimumSize">
      <size>
       <width>0</width>
       <height>0</height>
      </size>
     </property>
     <property name="maximumSize">
      <size>
       <width>300</width>
       <height>300</height>
      </size>
     </property>
     <property name="toolTip">
      <string>Generate axis from cross product of other axes</string>
     </property>
     <property name="text">
      <string/>
     </property>
     <property name="icon">
      <iconset resource="icons.qrc">
       <normaloff>:/vector/icons/vector_generatexp.svg</normaloff>:/vector/icons/vector_generatexp.svg</iconset>
     </property>
     <property name="iconSize">
      <size>
       <width>16</width>
       <height>16</height>
      </size>
     </property>
    </widget>
   </item>
  </layout>
 </widget>
 <customwidgets>
  <customwidget>
   <class>TExponentialSpin</class>
   <extends>QDoubleSpinBox</extends>
   <header>gui/texponentialspin.hui</header>
  </customwidget>
 </customwidgets>
 <resources>
  <include location="icons.qrc"/>
 </resources>
 <connections/>
</ui>
